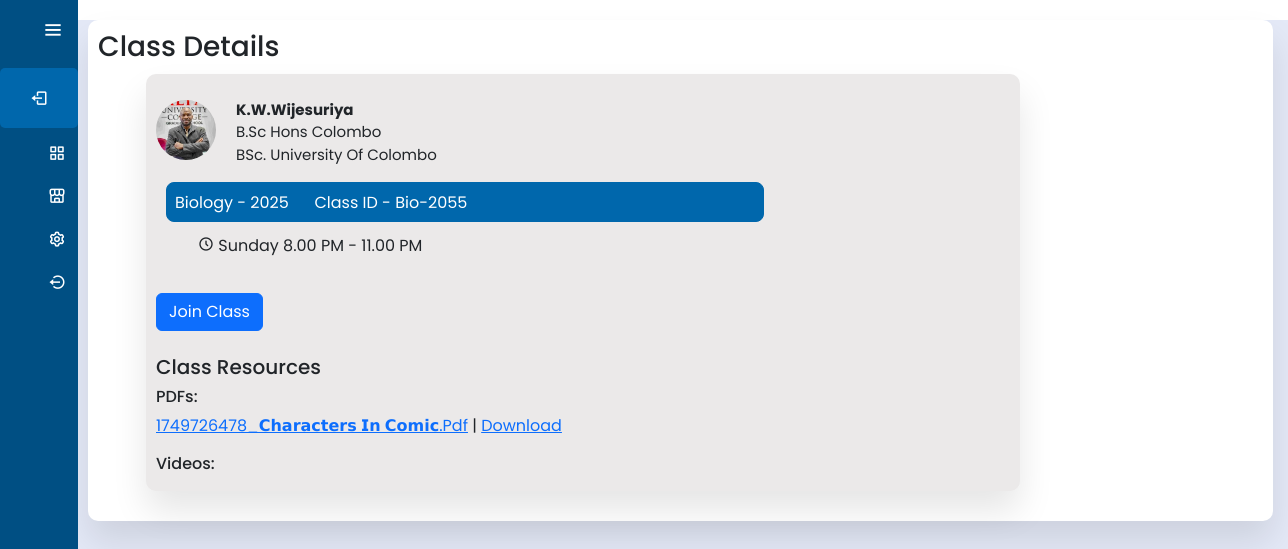
The app's page /S_class_inside.php?class_id=Bio-2055 (signed in) with its own data.
### tables this page shows
CREATE TABLE `class` (
  `class_id` varchar(20) NOT NULL,
  `class_name` varchar(100) DEFAULT NULL,
  `class_datetime` varchar(100) DEFAULT NULL,
  `year` int(11) DEFAULT NULL,
  `subject` varchar(100) DEFAULT NULL,
  `is_active` tinyint(1) DEFAULT 0,
  `class_status` enum('started','stopped') NOT NULL DEFAULT 'stopped'
);

CREATE TABLE `teacher` (
  `teacher_id` varchar(20) NOT NULL,
  `t_name` varchar(100) DEFAULT NULL,
  `subject_id` varchar(20) DEFAULT NULL,
  `detail` varchar(255) DEFAULT NULL,
  `nic` varchar(12) DEFAULT NULL,
  `phone` varchar(15) DEFAULT NULL,
  `email` varchar(100) DEFAULT NULL,
  `al_stream` varchar(50) DEFAULT NULL,
  `password` varchar(255) DEFAULT NULL,
  `gender` enum('Male','Female','Other') DEFAULT NULL,
  `profile_pic` varchar(255) DEFAULT NULL
);

CREATE TABLE `class_resource` (
  `id` int(11) NOT NULL,
  `class_id` varchar(20) NOT NULL,
  `file_name` varchar(255) NOT NULL,
  `file_path` varchar(255) NOT NULL,
  `uploaded_at` timestamp NOT NULL DEFAULT current_timestamp()
);

### S_class_inside.php (the view, shortened to what this page needs)
<?php
$student_id = $_SESSION['user_id'];
$class_id = $_GET['class_id'] ?? '';
$conn = new mysqli('localhost', 'root', '', 'new_learn_lk');
$stmt = $conn->prepare("SELECT st_name, profile_pic FROM student WHERE st_id = ?");
$stmt->bind_param("s", $student_id);
$stmt->execute();
$student_result = $stmt->get_result()->fetch_assoc();
$studentName = $student_result['st_name'];
$stmt = $conn->prepare("SELECT c.class_id, c.class_name, c.class_datetime, c.year, c.subject, t.t_name, t.detail, t.profile_pic as t_pic
                        FROM class c
                        JOIN t_class tc ON c.class_id = tc.class_id
                        JOIN teacher t ON tc.teacher_id = t.teacher_id
                        WHERE c.class_id = ?");
$stmt->bind_param("s", $class_id);
$stmt->execute();
$class_info = $stmt->get_result()->fetch_assoc();
$teacherName = $class_info['t_name'];
$teacherDetails = $class_info['detail'];
$teacherPic = !empty($class_info['t_pic']) ? $class_info['t_pic'] : 'img/default_profile.png';
$classTime = $class_info['class_datetime'];
$classYear = $class_info['year'];
$subject = $class_info['subject'];
?>
<!DOCTYPE html>
<html lang="en">
<head>
    <link rel="stylesheet" href="css/sidebar.css" />
    <link rel="stylesheet" href="css/Sdashboard.css" />
    <link rel="stylesheet" href="css/S_class_inside.css" />
    <link href='https://unpkg.com/boxicons@2.1.4/css/boxicons.min.css' rel='stylesheet' />
    <link href="https://cdn.jsdelivr.net/npm/bootstrap@5.3.6/dist/css/bootstrap.min.css" rel="stylesheet" />
</head>
<body>
<div class="sidebar">
    <div class="logo_details">
        <i class="bx bx-menu" id="btn"></i>
    </div>
    <ul class="nav-list">
        <li class="profile">
            <div class="profile_details">
                <div class="profile_content">
                    <div class="name"><?php echo $studentName; ?></div>
                    <div class="designation">Student</div>
                </div>
            </div>
            <i class="bx bx-log-out" id="log_out"></i>
        </li><br /><br />
        <li>
            <a href="StDashboard.php">
                <i class="bx bx-grid-alt"></i>
            </a>
        </li>
        <li>
            <a href="myClasses.php">
                <i class="bx bx-store-alt"></i>
            </a>
        </li>
        <li>
            <a href="Profile_Setting.php">
                <i class="bx bx-cog"></i>
            </a>
        </li>
        <li>
            <a href="login.html">
                <i class="bx bx-log-out-circle"></i>
            </a>
        </li>
    </ul>
</div>
<section class="home-section">
    <section class="main-course">
        <div class="course-box">
            <h3>Class Details</h3>
            <div class="box1">
                <div class="profile_details">
                    <img src="<?php echo $teacherPic; ?>" alt="teacher image" />
                    <div class="profile_content">
                        <div class="name"><?php echo htmlspecialchars($teacherName); ?></div>
                        <div class="designation"><?php echo htmlspecialchars($teacherDetails); ?></div>
                        <div class="designation">BSc. University of Colombo</div>
                    </div>
                </div>
                <div class="class-name"><?php echo htmlspecialchars($subject) . " - " . htmlspecialchars($classYear); ?>&nbsp;&nbsp;&nbsp;&nbsp;&nbsp; Class ID - <?php echo htmlspecialchars($class_id); ?></div>
                <div class="class-time">
                    <i class="bx bx-time-five"></i>
                    <span><?php echo htmlspecialchars($classTime); ?></span>
                </div>
                <form method="post" action="" style="margin-top: 15px;">
                    <button type="submit" name="join_class" class="btn btn-primary">Join Class</button>
                </form>
                <h5 class="mt-4">Class Resources</h5>
                <div class="resources">
                    <h6>PDFs:</h6>
                    <?php
                    $pdfs = $conn->query("SELECT file_name, file_path FROM class_resource WHERE class_id = '$class_id' AND file_name LIKE '%.pdf'");
                    while ($pdf = $pdfs->fetch_assoc()) {
                        echo '<div><a href="' . $pdf['file_path'] . '" target="_blank">' . $pdf['file_name'] . '</a> | <a href="' . $pdf['file_path'] . '" download>Download</a></div>';
                    }
                    ?>
                    <h6 class="mt-3">Videos:</h6>
                </div>
            </div>
        </div>
    </section>
</section>
</body>
</html>

### css/sidebar.css (style rules this page uses)
:root { --color-default:#004f83; --color-second:#0067ac; --color-white:#fff; --color-body:#e4e9f7; --color-light:#e0e0e0; }
* { padding: 0%; margin: 0%; box-sizing: border-box; font-family: 'Poppins', sans-serif; }
body { min-height: 100vh; }
.sidebar { min-height: 100vh; width: 78px; padding: -20px 14px; z-index: 99; background-color: var(--color-default); transition: all .5s ease; position: fixed; top:0; left: 0; }
.sidebar .logo_details { height: 60px; display: flex; align-items: center; position: relative; }
.sidebar .logo_details #btn { position: absolute; top:50%; right: 0; transform: translateY(-50%); font-size: 23px; text-align: center; cursor: pointer; transition: all .5s ease; }
.sidebar i { color:var(--color-white); height: 60px; line-height: 60px; min-width: 50px; font-size: 25px; text-align: center; }
.sidebar .nav-list { margin-top: 20px; height: 100%; }
.sidebar li { position: relative; margin:8px 0; list-style: none; }
.sidebar li a { display: flex; height: 100%; width: 100%; align-items: center; text-decoration: none; background-color: var(--color-default); position: relative; transition: all .5s ease; z-index: 12; }
.sidebar li a::after { content: ""; position: absolute; width: 100%; height: 100%; transform: scaleX(0); background-color: var(--color-white); border-radius: 5px; transition: transform 0.3s ease-in-out; transform-origin: left; z-index: -2; }
.sidebar li i { height: 35px; line-height: 35px; font-size: 18px; border-radius: 5px; }
.sidebar li.profile { position: absolute; height: 60px; width: 78px; left: 0; top: 60px; padding:10px 14px; overflow: hidden; transition: all .5s ease; }
.sidebar .profile .profile_details { display: flex; align-items: center; flex-wrap: nowrap; }
.sidebar li.profile .name, .sidebar li.profile .designation { font-size: 15px; font-weight: 400; color:var(--color-white); white-space: nowrap; }
.sidebar li.profile .designation { font-size: 12px; }
.sidebar .profile #log_out { position: absolute; top:50%; right: 0; transform: translateY(-50%); background-color: var(--color-second); width: 100%; height: 60px; line-height: 60px; border-radius: 5px; cursor: pointer; transition: all 0.5s ease; }
.home-section { position: relative; background-color: var(--color-body); min-height: 100vh; top:0; left:78px; width: calc(100% - 78px); transition: all .5s ease; z-index: 2; }
a { text-decoration: none; }

### css/Sdashboard.css (style rules this page uses)
.home-section { position: relative; pad: 20px; width: 100%; }
.main-course { margin-top: 20px; text-transform: capitalize; }
.course-box { width: 92%; padding: 10px; padding-bottom: 20px; margin-top: 10px; margin-left: 10px; background: #fff; border-radius: 10px; box-shadow: 0 20px 35px rgba(0, 0, 0, 0.1); }
button { border: none; }
.box1 { width: 75%; padding: 10px; margin: 10px; margin-left: 3pc; border-radius: 10px; background: rgb(235, 233, 233); box-shadow: 0 20px 35px rgba(0, 0, 0, 0.1); }
.box1 img { height: 60px; width:60px; object-fit: cover; border-radius: 50%; margin-right: 20px; margin-top: 10px; }
.box1 .profile_details { display: flex; align-items: center; flex-wrap: nowrap; }
.box1 .profile_content { margin-top: 15px; }
.box1 .profile_details .name, .designation { font-size: 15px; font-weight: 400; white-space: nowrap; }
.box1 .profile_details .name { font-weight: 700; }
.class-name { border: 1px solid #0067ac; width: 70%; height: 2.5pc; margin-top: 16px; margin-left: 10px; color: white; background-color: #0067ac; border-radius: 8px; padding: 8px; }
.class-time { width: 50%; height: 3.5pc; margin-left: 30px; padding: 12px; }

### css/S_class_inside.css (style rules this page uses)
a { text-decoration: none; }

### records on screen
class: teacher.profile_pic (picture), teacher.t_name "K.W.Wijesuriya", teacher.detail "B.Sc Hons Colombo", subject "Biology", year "2025", class_datetime "Sunday 8.00 PM - 11.00 PM"
class_resource: file_name "1749726478_𝗖𝗵𝗮𝗿𝗮𝗰𝘁𝗲𝗿𝘀 𝗜𝗻 𝗖𝗼𝗺𝗶𝗰.pdf"

### other values on screen
$class_id "Bio-2055"
